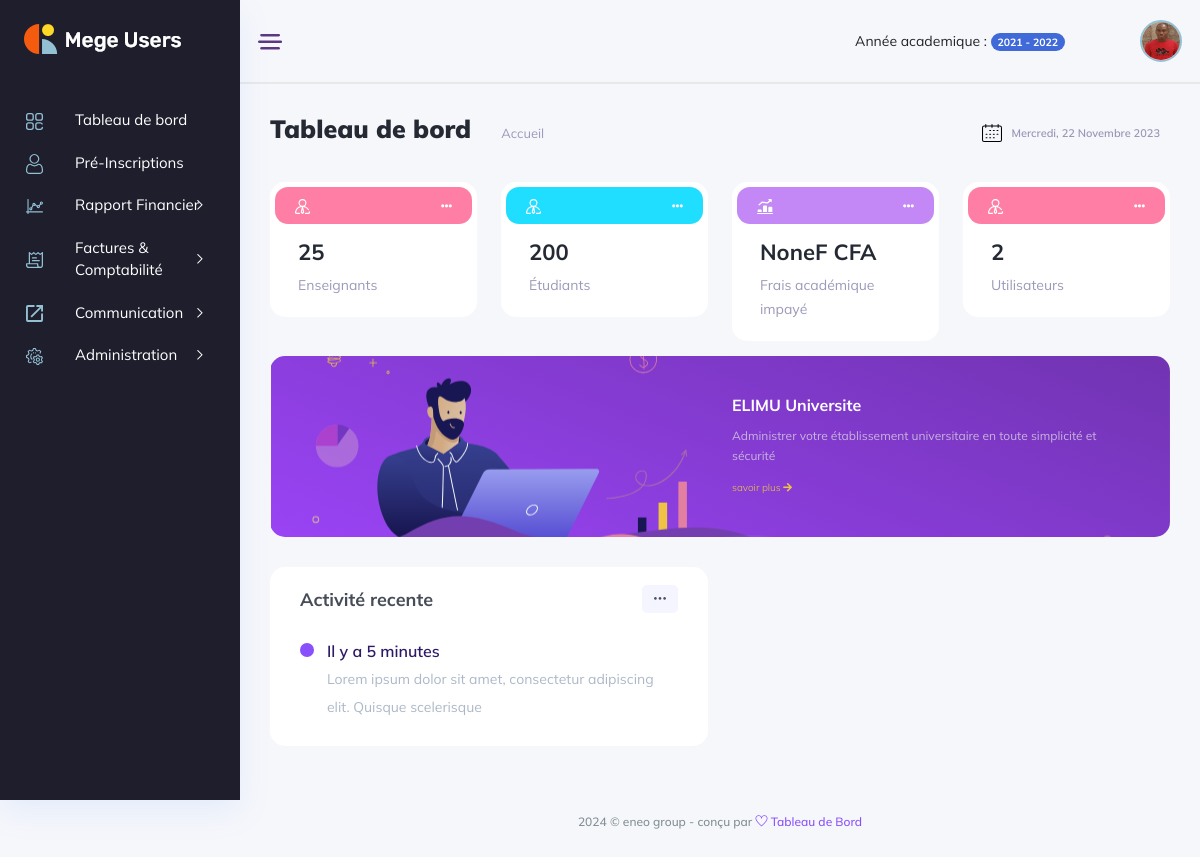
/accountnant-dashboard/ (signed in), run on an earlier commit of the app's database.
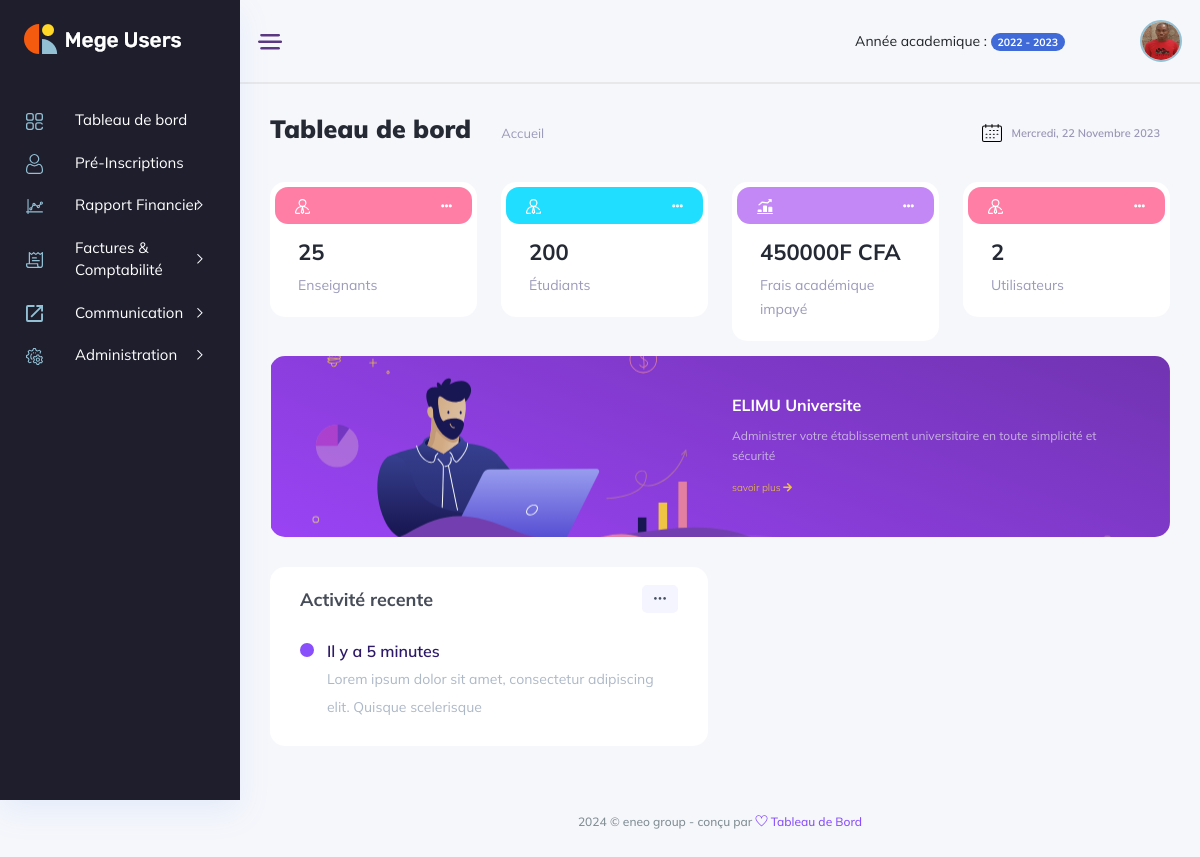
And on a later commit of the database.
### backend/models/gestion_ecole.py (models this page shows, shortened)
class AcademicYear(models.Model):
    label = models.CharField(max_length=50)
    start_date = models.DateField(blank=True, null=True)
    end_date = models.DateField(blank=True, null=True)
    status = models.BooleanField(default=True)
    school = models.ForeignKey(Etablishment, on_delete=models.CASCADE, null=True)
    created_at = models.DateTimeField(auto_now_add=True)
    updated_at = models.DateTimeField(auto_now=True)

### accountant_dashboard/views/home_view.py (the view)
class AccountantIndexView(View):
    template_name = "accountant_dashboard/index.html"
    def get(self, request, *args, **kwargs):
        count_user = User.objects.filter(school=request.user.school).count()
        try:
            academic_year = AcademicYear.objects.get(school=request.user.school, status=True)
            engagements = FinancialCommitment.objects.filter(academic_year=academic_year)
            total_engagements = engagements.aggregate(total=Sum('school_fees'))['total']
        except AcademicYear.DoesNotExist:
            total_engagements = 0
            academic_year = False
        context = {
            'count_user':count_user,
            'total_engagements':total_engagements,
            'academic_year':academic_year
        }
        return render(request, template_name=self.template_name, context=context)

### accountant_dashboard/templates/accountant_dashboard/index.html (shortened to what the changed rows need)
{% extends './base.html' %}
{% load static %}
{% block content %}
<div class="main_content_iner overly_inner ">
    <div class="container-fluid p-0 ">
        <div class="row ">
            <div class="col-xl-12 ">
                <div class="white_card card_height_100 mb_30 user_crm_wrapper">
                    <div class="row">
                        <div class="col-lg-3">
                            <div class="single_crm">
                                <div class="crm_body">
                                    <h4> {{total_engagements}}F CFA</h4>
                                    <p>Frais académique impayé</p>
                                </div>
                            </div>
                        </div>
                    </div>
                </div>
            </div>
        </div>
    </div>
</div>
{% endblock content %}

### accountant_dashboard/templates/accountant_dashboard/base.html (shortened to what the changed rows need)
<!DOCTYPE html>
{% load static %}
<html lang="fr">
<head>
    <link rel="stylesheet" href="{% static 'css/bootstrap1.min.css' %}" />
    <link rel="stylesheet" href="{% static 'vendors/themefy_icon/themify-icons.css' %}" />
    <link rel="stylesheet" href="{% static 'vendors/niceselect/css/nice-select.css' %}" />
    <link rel="stylesheet" href="{% static 'vendors/owl_carousel/css/owl.carousel.css' %}" />
    <link rel="stylesheet" href="{% static 'vendors/gijgo/gijgo.min.css' %}" />
    <link rel="stylesheet" href="{% static 'vendors/font_awesome/css/all.min.css' %}" />
    <link rel="stylesheet" href="{% static 'vendors/tagsinput/tagsinput.css' %}" />
    <link rel="stylesheet" href="{% static 'vendors/datepicker/date-picker.css' %}" />
    <link rel="stylesheet" href="{% static 'vendors/vectormap-home/vectormap-2.0.2.css' %}" />
    <link rel="stylesheet" href="{% static 'vendors/scroll/scrollable.css' %}" />
    <link rel="stylesheet" href="{% static 'vendors/datatable/css/jquery.dataTables.min.css' %}" />
    <link rel="stylesheet" href="{% static 'vendors/datatable/css/responsive.dataTables.min.css' %}" />
    <link rel="stylesheet" href="{% static 'vendors/datatable/css/buttons.dataTables.min.css' %}" />
    <link rel="stylesheet" href="{% static 'vendors/text_editor/summernote-bs4.css' %}" />
    <link rel="stylesheet" href="{% static 'vendors/morris/morris.css' %}">
    <link rel="stylesheet" href="{% static 'vendors/material_icon/material-icons.css' %}" />
    <link rel="stylesheet" href="{% static 'css/metisMenu.css' %}">
    <link rel="stylesheet" href="{% static 'css/style1.css' %}" />
    <link rel="stylesheet" href="{% static 'css/colors/default.css' %}" id="colorSkinCSS">
</head>
<body class="crm_body_bg">
    <section class="main_content dashboard_part large_header_bg">
        <div class="container-fluid g-0">
            <div class="row">
                <div class="col-lg-12 p-0 ">
                    <div class="header_iner d-flex justify-content-between align-items-center">
                        <div class="header_right d-flex justify-content-between align-items-center">
                            <div class="header_notification_warp d-flex align-items-center">
                                <li style="margin-right: 25px;">
                                    Année academique : {% if not academic_year %} Aucune {% else %} <span class="badge rounded-pill bg-primary"> {{academic_year.label}} </span> {%endif%}
                                </li>
                            </div>
                        </div>
                    </div>
                </div>
            </div>
        </div>
        {% block content %}{% endblock %}
    </section>
</body>
</html>

What changed in the data, as far as the page shows it:
no longer on this page (row edited): AcademicYear: label "2021 - 2022"
now on this page (row edited): AcademicYear: label "2022 - 2023"
Also different on the page:
{{ total_engagements }}: "None" → "450000"
